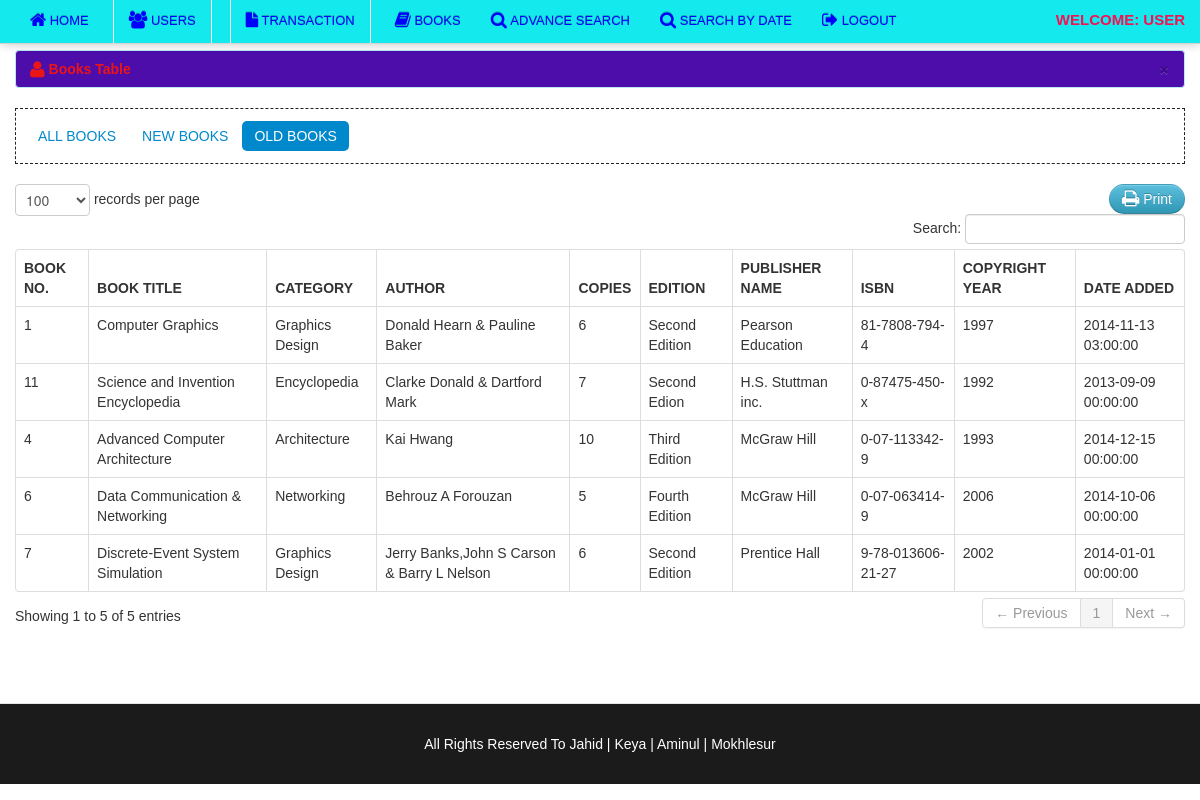
The app's page /member/old_books.php (signed in) with its own data.
### tables this page shows
CREATE TABLE IF NOT EXISTS `book` (
  `book_id` int(11) NOT NULL,
  `book_title` varchar(100) NOT NULL,
  `category_id` int(50) NOT NULL,
  `author` varchar(50) NOT NULL,
  `book_copies` int(11) NOT NULL,
  `edition` varchar(30) NOT NULL,
  `publisher_name` varchar(100) NOT NULL,
  `isbn` varchar(50) NOT NULL,
  `copyright_year` int(11) NOT NULL,
  `date_added` datetime NOT NULL,
  `status` varchar(30) NOT NULL
);

CREATE TABLE IF NOT EXISTS `category` (
  `category_id` int(11) NOT NULL,
  `classname` varchar(50) DEFAULT NULL
);

### member/old_books.php (the view, shortened to what this page needs)
<?php include('header.php'); ?>
<?php include('navbar.php'); ?>
    <div class="container">
		<div class="margin-top">
			<div class="row">
			<div class="span12">
			   <div class="alert alert-info">
                                    <button type="button" class="close" data-dismiss="alert">&times;</button>
                                    <strong><i class="icon-user icon-large"></i>&nbsp;Books Table</strong>
                                </div>
								    <ul class="nav nav-pills">
										<li><a href="books.php">All Books</a></li>
										<li><a href="new_books.php">New Books</a></li>
										<li class="active"><a href="old_books.php">Old Books</a></li>
									</ul>
                            <table cellpadding="0" cellspacing="0" border="0" class="table  table-bordered" id="example">
								<div class="pull-right">
								<a href="" onclick="window.print()" class="btn btn-info"><i class="icon-print icon-large"></i> Print</a>
								</div>
                                <thead>
                                    <tr>
									    <th>Book No.</th>
                                        <th>Book Title</th>
                                        <th>Category</th>
										<th>Author</th>
										<th>Copies</th>
										<th>Edition</th>
										<th>Publisher Name</th>
										<th>ISBN</th>
										<th>Copyright Year</th>
										<th>Date Added</th>
                                    </tr>
                                </thead>
                                <tbody>
                                  <?php  $user_query=mysql_query("select * from book where status = 'old'")or die(mysql_error());
									while($row=mysql_fetch_array($user_query)){
									$id=$row['book_id'];
									$cat_id=$row['category_id'];
											$cat_query = mysql_query("select * from category where category_id = '$cat_id'")or die(mysql_error());
											$cat_row = mysql_fetch_array($cat_query);
									?>
									<tr class="del<?php echo $id ?>">
                                    <td><?php echo $row['book_id']; ?></td>
                                    <td><?php echo $row['book_title']; ?></td>
									<td><?php echo $cat_row ['classname']; ?> </td>
                                    <td><?php echo $row['author']; ?> </td>
                                    <td class="action"><?php echo $row['book_copies']; ?> </td>
									<td><?php echo $row['edition']; ?></td>
									 <td><?php echo $row['publisher_name']; ?></td>
									 <td><?php echo $row['isbn']; ?></td>
									 <td><?php echo $row['copyright_year']; ?></td>
									 <td><?php echo $row['date_added']; ?></td>
                                    </tr>
									<?php  }  ?>
                                </tbody>
                            </table>
			</div>
			</div>
		</div>
    </div>
<?php include('footer.php') ?>

### css/docs.css (style rules this page uses)
body { font-family:'TR Century Gothic',Helvetica,Arial,sans-serif !important; }
.btn { border-radius: 25px !important; }
.alert { text-shadow: none; }
.nav-tabs, .nav-pills { border: 1px dashed #222 !important; padding: 10px; }
th { text-transform:uppercase; }
.nav li a { text-transform:uppercase; }
.margin-top { margin-top:50px; }
body { background: url(../img/grid_noise.png); position: relative; }

### css/print.css (style rules this page uses)
.action { display:none; }
th { text-align:left; }
td { text-align:left; border-top:1px solid; padding:2px; }
.btn { display:none; }
.alert { display:none; }
body { font-family:arial; font-size:13px; }
.nav { display:none; }

### records on screen
book: book_id "1", book_title "Computer Graphics", category.classname "Graphics Design", author "Donald Hearn & Pauline Baker", book_copies "6", edition "Second Edition", publisher_name "Pearson Education", isbn "81-7808-794-4", copyright_year "1997", date_added "2014-11-13 03:00:00"
book: book_id "4", book_title "Advanced Computer Architecture", category.classname "Architecture", author "Kai Hwang", book_copies "10", edition "Third Edition", publisher_name "McGraw Hill", isbn "0-07-113342-9", copyright_year "1993", date_added "2014-12-15 00:00:00"
book: book_id "6", book_title "Data Communication & Networking", category.classname "Networking", author "Behrouz A Forouzan", book_copies "5", edition "Fourth Edition", publisher_name "McGraw Hill", isbn "0-07-063414-9", copyright_year "2006", date_added "2014-10-06 00:00:00"
book: book_id "7", book_title "Discrete-Event System Simulation", category.classname "Graphics Design", author "Jerry Banks,John S Carson & Barry L Nelson", book_copies "6", edition "Second Edition", publisher_name "Prentice Hall", isbn "9-78-013606-21-27", copyright_year "2002", date_added "2014-01-01 00:00:00"
book: book_id "11", book_title "Science and Invention Encyclopedia", category.classname "Encyclopedia", author "Clarke Donald & Dartford Mark", book_copies "7", edition "Second Edion", publisher_name "H.S. Stuttman inc.", isbn "0-87475-450-x", copyright_year "1992", date_added "2013-09-09 00:00:00"
